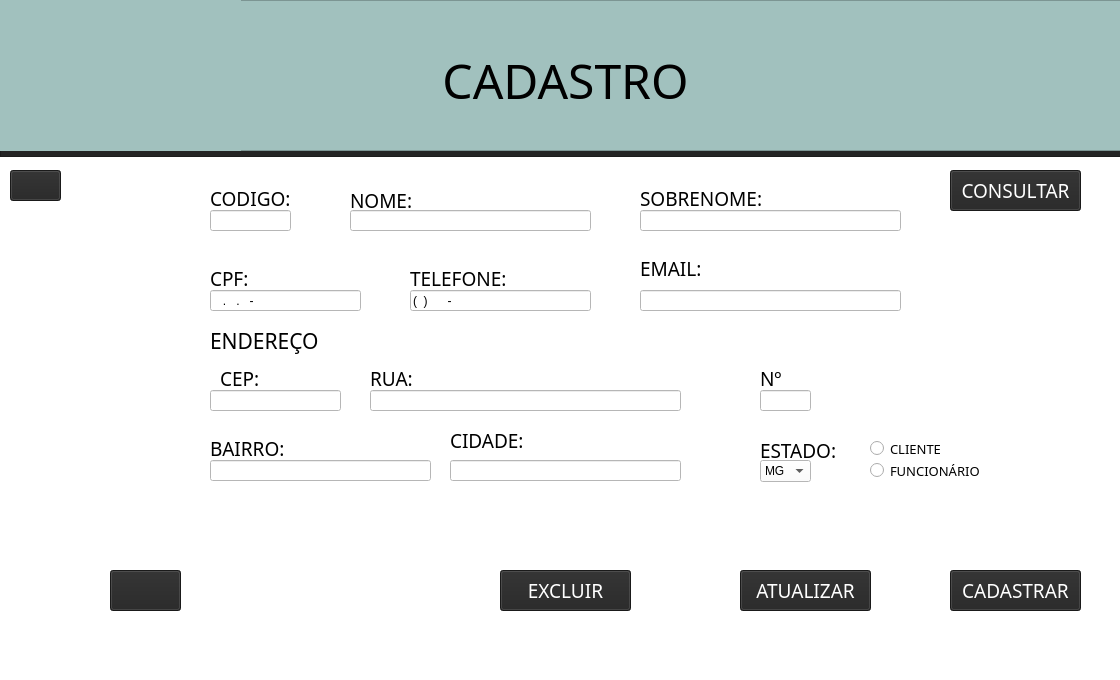
<?xml version="1.0" encoding="UTF-8"?>
<ui version="4.0">
 <class>MainWindow</class>
 <widget class="QMainWindow" name="MainWindow">
  <property name="geometry">
   <rect>
    <x>0</x>
    <y>0</y>
    <width>1120</width>
    <height>680</height>
   </rect>
  </property>
  <property name="font">
   <font>
    <family>BEQINER</family>
   </font>
  </property>
  <property name="windowTitle">
   <string>MainWindow</string>
  </property>
  <property name="styleSheet">
   <string notr="true">background-color: rgb(255, 255, 255);</string>
  </property>
  <widget class="QWidget" name="centralwidget">
   <widget class="QLabel" name="label_3">
    <property name="geometry">
     <rect>
      <x>350</x>
      <y>190</y>
      <width>81</width>
      <height>20</height>
     </rect>
    </property>
    <property name="font">
     <font>
      <family>Eras Medium ITC</family>
      <pointsize>14</pointsize>
     </font>
    </property>
    <property name="text">
     <string>NOME:</string>
    </property>
   </widget>
   <widget class="QLabel" name="label_4">
    <property name="geometry">
     <rect>
      <x>210</x>
      <y>190</y>
      <width>81</width>
      <height>16</height>
     </rect>
    </property>
    <property name="font">
     <font>
      <family>Eras Medium ITC</family>
      <pointsize>14</pointsize>
     </font>
    </property>
    <property name="text">
     <string>CÓDIGO:</string>
    </property>
   </widget>
   <widget class="QLabel" name="label_5">
    <property name="geometry">
     <rect>
      <x>210</x>
      <y>270</y>
      <width>51</width>
      <height>16</height>
     </rect>
    </property>
    <property name="font">
     <font>
      <family>Eras Medium ITC</family>
      <pointsize>14</pointsize>
     </font>
    </property>
    <property name="text">
     <string>CPF:</string>
    </property>
   </widget>
   <widget class="QLabel" name="label_6">
    <property name="geometry">
     <rect>
      <x>410</x>
      <y>270</y>
      <width>101</width>
      <height>16</height>
     </rect>
    </property>
    <property name="font">
     <font>
      <family>Eras Medium ITC</family>
      <pointsize>14</pointsize>
     </font>
    </property>
    <property name="text">
     <string>TELEFONE:</string>
    </property>
   </widget>
   <widget class="QLabel" name="label_7">
    <property name="geometry">
     <rect>
      <x>210</x>
      <y>320</y>
      <width>141</width>
      <height>41</height>
     </rect>
    </property>
    <property name="font">
     <font>
      <family>Eras Demi ITC</family>
      <pointsize>16</pointsize>
      <weight>50</weight>
      <bold>false</bold>
     </font>
    </property>
    <property name="text">
     <string>ENDEREÇO</string>
    </property>
   </widget>
   <widget class="QLabel" name="label_9">
    <property name="geometry">
     <rect>
      <x>640</x>
      <y>260</y>
      <width>61</width>
      <height>16</height>
     </rect>
    </property>
    <property name="font">
     <font>
      <family>Eras Medium ITC</family>
      <pointsize>14</pointsize>
     </font>
    </property>
    <property name="text">
     <string>EMAIL:</string>
    </property>
   </widget>
   <widget class="QLabel" name="label_8">
    <property name="geometry">
     <rect>
      <x>640</x>
      <y>190</y>
      <width>121</width>
      <height>16</height>
     </rect>
    </property>
    <property name="font">
     <font>
      <family>Eras Medium ITC</family>
      <pointsize>14</pointsize>
     </font>
    </property>
    <property name="text">
     <string>SOBRENOME:</string>
    </property>
   </widget>
   <widget class="QLabel" name="label_10">
    <property name="geometry">
     <rect>
      <x>220</x>
      <y>370</y>
      <width>51</width>
      <height>16</height>
     </rect>
    </property>
    <property name="font">
     <font>
      <family>Eras Medium ITC</family>
      <pointsize>14</pointsize>
     </font>
    </property>
    <property name="text">
     <string>CEP:</string>
    </property>
   </widget>
   <widget class="QLabel" name="label_12">
    <property name="geometry">
     <rect>
      <x>450</x>
      <y>430</y>
      <width>81</width>
      <height>20</height>
     </rect>
    </property>
    <property name="font">
     <font>
      <family>Eras Medium ITC</family>
      <pointsize>14</pointsize>
     </font>
    </property>
    <property name="text">
     <string>CIDADE:</string>
    </property>
   </widget>
   <widget class="QLabel" name="label_13">
    <property name="geometry">
     <rect>
      <x>210</x>
      <y>440</y>
      <width>81</width>
      <height>16</height>
     </rect>
    </property>
    <property name="font">
     <font>
      <family>Eras Medium ITC</family>
      <pointsize>14</pointsize>
     </font>
    </property>
    <property name="text">
     <string>BAIRRO:</string>
    </property>
   </widget>
   <widget class="QLabel" name="label_14">
    <property name="geometry">
     <rect>
      <x>370</x>
      <y>370</y>
      <width>61</width>
      <height>16</height>
     </rect>
    </property>
    <property name="font">
     <font>
      <family>Eras Medium ITC</family>
      <pointsize>14</pointsize>
     </font>
    </property>
    <property name="text">
     <string>RUA:</string>
    </property>
   </widget>
   <widget class="QLabel" name="label_15">
    <property name="geometry">
     <rect>
      <x>760</x>
      <y>370</y>
      <width>41</width>
      <height>16</height>
     </rect>
    </property>
    <property name="font">
     <font>
      <family>Eras Medium ITC</family>
      <pointsize>14</pointsize>
     </font>
    </property>
    <property name="text">
     <string>Nº</string>
    </property>
   </widget>
   <widget class="QLineEdit" name="inserir_codigopessoas">
    <property name="geometry">
     <rect>
      <x>210</x>
      <y>210</y>
      <width>81</width>
      <height>21</height>
     </rect>
    </property>
    <property name="cursor">
     <cursorShape>IBeamCursor</cursorShape>
    </property>
   </widget>
   <widget class="QLineEdit" name="inserirnome">
    <property name="geometry">
     <rect>
      <x>350</x>
      <y>210</y>
      <width>241</width>
      <height>21</height>
     </rect>
    </property>
   </widget>
   <widget class="QLineEdit" name="inserirsobrenome">
    <property name="geometry">
     <rect>
      <x>640</x>
      <y>210</y>
      <width>261</width>
      <height>21</height>
     </rect>
    </property>
   </widget>
   <widget class="QLineEdit" name="inserircpf">
    <property name="geometry">
     <rect>
      <x>210</x>
      <y>290</y>
      <width>151</width>
      <height>21</height>
     </rect>
    </property>
    <property name="inputMask">
     <string>000.000.000-00</string>
    </property>
   </widget>
   <widget class="QLineEdit" name="inseriremail">
    <property name="geometry">
     <rect>
      <x>640</x>
      <y>290</y>
      <width>261</width>
      <height>21</height>
     </rect>
    </property>
   </widget>
   <widget class="QLineEdit" name="inserirtelefone">
    <property name="geometry">
     <rect>
      <x>410</x>
      <y>290</y>
      <width>181</width>
      <height>21</height>
     </rect>
    </property>
    <property name="inputMask">
     <string>(99) 99999-9999</string>
    </property>
   </widget>
   <widget class="QLineEdit" name="inserirrua">
    <property name="geometry">
     <rect>
      <x>370</x>
      <y>390</y>
      <width>311</width>
      <height>21</height>
     </rect>
    </property>
   </widget>
   <widget class="QLineEdit" name="inserirnumerorua">
    <property name="geometry">
     <rect>
      <x>760</x>
      <y>390</y>
      <width>51</width>
      <height>21</height>
     </rect>
    </property>
   </widget>
   <widget class="QLineEdit" name="inserirbairro">
    <property name="geometry">
     <rect>
      <x>210</x>
      <y>460</y>
      <width>221</width>
      <height>21</height>
     </rect>
    </property>
   </widget>
   <widget class="QLineEdit" name="inserircidade">
    <property name="geometry">
     <rect>
      <x>450</x>
      <y>460</y>
      <width>231</width>
      <height>21</height>
     </rect>
    </property>
   </widget>
   <widget class="QLineEdit" name="inserircep">
    <property name="geometry">
     <rect>
      <x>210</x>
      <y>390</y>
      <width>131</width>
      <height>21</height>
     </rect>
    </property>
    <property name="inputMask">
     <string/>
    </property>
    <property name="maxLength">
     <number>32767</number>
    </property>
   </widget>
   <widget class="QPushButton" name="bt_cadastrar">
    <property name="geometry">
     <rect>
      <x>950</x>
      <y>570</y>
      <width>131</width>
      <height>41</height>
     </rect>
    </property>
    <property name="font">
     <font>
      <family>Eras Demi ITC</family>
      <pointsize>14</pointsize>
     </font>
    </property>
    <property name="cursor">
     <cursorShape>PointingHandCursor</cursorShape>
    </property>
    <property name="layoutDirection">
     <enum>Qt::RightToLeft</enum>
    </property>
    <property name="styleSheet">
     <string notr="true">color: rgb(255, 255, 255);
background-color: rgb(36, 36, 36);</string>
    </property>
    <property name="text">
     <string>CADASTRAR</string>
    </property>
   </widget>
   <widget class="QPushButton" name="bt_limpar">
    <property name="geometry">
     <rect>
      <x>110</x>
      <y>570</y>
      <width>71</width>
      <height>41</height>
     </rect>
    </property>
    <property name="cursor">
     <cursorShape>PointingHandCursor</cursorShape>
    </property>
    <property name="mouseTracking">
     <bool>false</bool>
    </property>
    <property name="styleSheet">
     <string notr="true">background-color: rgb(36, 36, 36);</string>
    </property>
    <property name="text">
     <string/>
    </property>
    <property name="icon">
     <iconset>
      <normaloff>C:/Users/963914/Downloads/image.png</normaloff>C:/Users/963914/Downloads/image.png</iconset>
    </property>
    <property name="iconSize">
     <size>
      <width>50</width>
      <height>50</height>
     </size>
    </property>
   </widget>
   <widget class="QLabel" name="label_17">
    <property name="geometry">
     <rect>
      <x>760</x>
      <y>440</y>
      <width>81</width>
      <height>20</height>
     </rect>
    </property>
    <property name="font">
     <font>
      <family>Eras Medium ITC</family>
      <pointsize>14</pointsize>
     </font>
    </property>
    <property name="text">
     <string>ESTADO:</string>
    </property>
   </widget>
   <widget class="QRadioButton" name="op_cliente">
    <property name="geometry">
     <rect>
      <x>870</x>
      <y>440</y>
      <width>111</width>
      <height>17</height>
     </rect>
    </property>
    <property name="font">
     <font>
      <family>Eras Demi ITC</family>
      <pointsize>10</pointsize>
     </font>
    </property>
    <property name="cursor">
     <cursorShape>PointingHandCursor</cursorShape>
    </property>
    <property name="text">
     <string>CLIENTE</string>
    </property>
   </widget>
   <widget class="QRadioButton" name="op_funcionario">
    <property name="geometry">
     <rect>
      <x>870</x>
      <y>460</y>
      <width>131</width>
      <height>21</height>
     </rect>
    </property>
    <property name="font">
     <font>
      <family>Eras Demi ITC</family>
      <pointsize>10</pointsize>
     </font>
    </property>
    <property name="cursor">
     <cursorShape>PointingHandCursor</cursorShape>
    </property>
    <property name="text">
     <string>FUNCIONÁRIO</string>
    </property>
   </widget>
   <widget class="QFrame" name="frame_2">
    <property name="geometry">
     <rect>
      <x>0</x>
      <y>141</y>
      <width>1121</width>
      <height>16</height>
     </rect>
    </property>
    <property name="styleSheet">
     <string notr="true">background-color: rgb(36, 36, 36);</string>
    </property>
    <property name="frameShape">
     <enum>QFrame::StyledPanel</enum>
    </property>
    <property name="frameShadow">
     <enum>QFrame::Raised</enum>
    </property>
   </widget>
   <widget class="QFrame" name="frame">
    <property name="geometry">
     <rect>
      <x>0</x>
      <y>0</y>
      <width>1121</width>
      <height>151</height>
     </rect>
    </property>
    <property name="styleSheet">
     <string notr="true">background-color: rgb(161, 193, 190);</string>
    </property>
    <property name="frameShape">
     <enum>QFrame::StyledPanel</enum>
    </property>
    <property name="frameShadow">
     <enum>QFrame::Raised</enum>
    </property>
    <widget class="QLabel" name="titulo_3">
     <property name="geometry">
      <rect>
       <x>250</x>
       <y>30</y>
       <width>631</width>
       <height>101</height>
      </rect>
     </property>
     <property name="font">
      <font>
       <family>Eras Demi ITC</family>
       <pointsize>36</pointsize>
      </font>
     </property>
     <property name="text">
      <string>CADASTRO</string>
     </property>
     <property name="alignment">
      <set>Qt::AlignCenter</set>
     </property>
    </widget>
    <widget class="QLabel" name="logo_3">
     <property name="geometry">
      <rect>
       <x>-10</x>
       <y>-50</y>
       <width>231</width>
       <height>251</height>
      </rect>
     </property>
     <property name="text">
      <string/>
     </property>
     <property name="pixmap">
      <pixmap>C:/Users/964742/Downloads/Meteoro_Calçados_Logo-removebg-preview.png</pixmap>
     </property>
     <property name="scaledContents">
      <bool>true</bool>
     </property>
    </widget>
    <widget class="QLabel" name="label">
     <property name="geometry">
      <rect>
       <x>10</x>
       <y>-40</y>
       <width>231</width>
       <height>241</height>
      </rect>
     </property>
     <property name="text">
      <string/>
     </property>
     <property name="pixmap">
      <pixmap>C:/Users/963914/Downloads/Meteoro_Calçados_Logo-removebg-preview.png</pixmap>
     </property>
     <property name="scaledContents">
      <bool>true</bool>
     </property>
    </widget>
   </widget>
   <widget class="QPushButton" name="bt_voltarcadpessoas">
    <property name="geometry">
     <rect>
      <x>10</x>
      <y>170</y>
      <width>51</width>
      <height>31</height>
     </rect>
    </property>
    <property name="cursor">
     <cursorShape>PointingHandCursor</cursorShape>
    </property>
    <property name="styleSheet">
     <string notr="true">color: rgb(255, 255, 255);
background-color: rgb(36, 36, 36);</string>
    </property>
    <property name="text">
     <string/>
    </property>
    <property name="icon">
     <iconset>
      <normaloff>pngtree-arrow-left-flat-white-color-icon-move-back-less-photo-picture-image_7920547-removebg-preview.png</normaloff>pngtree-arrow-left-flat-white-color-icon-move-back-less-photo-picture-image_7920547-removebg-preview.png</iconset>
    </property>
   </widget>
   <widget class="QComboBox" name="inserirestado">
    <property name="geometry">
     <rect>
      <x>760</x>
      <y>460</y>
      <width>51</width>
      <height>22</height>
     </rect>
    </property>
    <item>
     <property name="text">
      <string>MG</string>
     </property>
    </item>
    <item>
     <property name="text">
      <string>CE</string>
     </property>
    </item>
    <item>
     <property name="text">
      <string>ES</string>
     </property>
    </item>
    <item>
     <property name="text">
      <string>AP</string>
     </property>
    </item>
    <item>
     <property name="text">
      <string>RS</string>
     </property>
    </item>
    <item>
     <property name="text">
      <string>SC</string>
     </property>
    </item>
    <item>
     <property name="text">
      <string>PR</string>
     </property>
    </item>
    <item>
     <property name="text">
      <string>AM</string>
     </property>
    </item>
    <item>
     <property name="text">
      <string>AC</string>
     </property>
    </item>
    <item>
     <property name="text">
      <string>MA</string>
     </property>
    </item>
    <item>
     <property name="text">
      <string>PA</string>
     </property>
    </item>
    <item>
     <property name="text">
      <string>MT</string>
     </property>
    </item>
    <item>
     <property name="text">
      <string>RE</string>
     </property>
    </item>
    <item>
     <property name="text">
      <string>AL</string>
     </property>
    </item>
    <item>
     <property name="text">
      <string>TO</string>
     </property>
    </item>
    <item>
     <property name="text">
      <string>GO</string>
     </property>
    </item>
    <item>
     <property name="text">
      <string>PI</string>
     </property>
    </item>
    <item>
     <property name="text">
      <string>PE</string>
     </property>
    </item>
    <item>
     <property name="text">
      <string>PB</string>
     </property>
    </item>
    <item>
     <property name="text">
      <string>RN</string>
     </property>
    </item>
    <item>
     <property name="text">
      <string>RO</string>
     </property>
    </item>
    <item>
     <property name="text">
      <string>RR</string>
     </property>
    </item>
    <item>
     <property name="text">
      <string>SE</string>
     </property>
    </item>
    <item>
     <property name="text">
      <string>BA</string>
     </property>
    </item>
    <item>
     <property name="text">
      <string>MS</string>
     </property>
    </item>
    <item>
     <property name="text">
      <string>SP</string>
     </property>
    </item>
    <item>
     <property name="text">
      <string>DF</string>
     </property>
    </item>
    <item>
     <property name="text">
      <string>RJ</string>
     </property>
    </item>
   </widget>
   <widget class="QPushButton" name="bt_consultar">
    <property name="geometry">
     <rect>
      <x>950</x>
      <y>170</y>
      <width>131</width>
      <height>41</height>
     </rect>
    </property>
    <property name="font">
     <font>
      <family>Eras Demi ITC</family>
      <pointsize>14</pointsize>
     </font>
    </property>
    <property name="cursor">
     <cursorShape>PointingHandCursor</cursorShape>
    </property>
    <property name="layoutDirection">
     <enum>Qt::RightToLeft</enum>
    </property>
    <property name="styleSheet">
     <string notr="true">color: rgb(255, 255, 255);
background-color: rgb(36, 36, 36);</string>
    </property>
    <property name="text">
     <string>CONSULTAR</string>
    </property>
   </widget>
   <widget class="QPushButton" name="bt_atualizar">
    <property name="geometry">
     <rect>
      <x>740</x>
      <y>570</y>
      <width>131</width>
      <height>41</height>
     </rect>
    </property>
    <property name="font">
     <font>
      <family>Eras Demi ITC</family>
      <pointsize>14</pointsize>
     </font>
    </property>
    <property name="cursor">
     <cursorShape>PointingHandCursor</cursorShape>
    </property>
    <property name="layoutDirection">
     <enum>Qt::RightToLeft</enum>
    </property>
    <property name="styleSheet">
     <string notr="true">color: rgb(255, 255, 255);
background-color: rgb(36, 36, 36);</string>
    </property>
    <property name="text">
     <string>ATUALIZAR</string>
    </property>
   </widget>
   <widget class="QPushButton" name="bt_deletar">
    <property name="geometry">
     <rect>
      <x>500</x>
      <y>570</y>
      <width>131</width>
      <height>41</height>
     </rect>
    </property>
    <property name="font">
     <font>
      <family>Eras Demi ITC</family>
      <pointsize>14</pointsize>
     </font>
    </property>
    <property name="cursor">
     <cursorShape>PointingHandCursor</cursorShape>
    </property>
    <property name="layoutDirection">
     <enum>Qt::RightToLeft</enum>
    </property>
    <property name="styleSheet">
     <string notr="true">color: rgb(255, 255, 255);
background-color: rgb(36, 36, 36);</string>
    </property>
    <property name="text">
     <string>EXCLUIR</string>
    </property>
   </widget>
  </widget>
  <widget class="QMenuBar" name="menubar">
   <property name="geometry">
    <rect>
     <x>0</x>
     <y>0</y>
     <width>1120</width>
     <height>21</height>
    </rect>
   </property>
  </widget>
  <widget class="QStatusBar" name="statusbar"/>
 </widget>
 <tabstops>
  <tabstop>inserir_codigopessoas</tabstop>
  <tabstop>inserirnome</tabstop>
  <tabstop>inserirsobrenome</tabstop>
  <tabstop>inserircpf</tabstop>
  <tabstop>inserirtelefone</tabstop>
  <tabstop>inseriremail</tabstop>
  <tabstop>inserircep</tabstop>
  <tabstop>inserirrua</tabstop>
  <tabstop>inserirnumerorua</tabstop>
  <tabstop>inserirbairro</tabstop>
  <tabstop>inserircidade</tabstop>
  <tabstop>inserirestado</tabstop>
  <tabstop>op_cliente</tabstop>
  <tabstop>op_funcionario</tabstop>
  <tabstop>bt_limpar</tabstop>
  <tabstop>bt_consultar</tabstop>
  <tabstop>bt_cadastrar</tabstop>
  <tabstop>bt_voltarcadpessoas</tabstop>
 </tabstops>
 <resources/>
 <connections/>
</ui>
